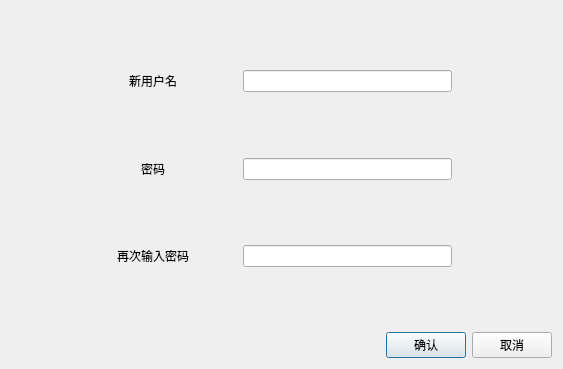
<?xml version="1.0" encoding="UTF-8"?>
<ui version="4.0">
 <class>RegisterDialog</class>
 <widget class="QDialog" name="RegisterDialog">
  <property name="geometry">
   <rect>
    <x>0</x>
    <y>0</y>
    <width>563</width>
    <height>369</height>
   </rect>
  </property>
  <property name="windowTitle">
   <string>Register</string>
  </property>
  <layout class="QVBoxLayout" name="verticalLayout">
   <item>
    <spacer name="verticalSpacer_2">
     <property name="orientation">
      <enum>Qt::Orientation::Vertical</enum>
     </property>
     <property name="sizeHint" stdset="0">
      <size>
       <width>20</width>
       <height>57</height>
      </size>
     </property>
    </spacer>
   </item>
   <item>
    <layout class="QHBoxLayout" name="horizontalLayout" stretch="2,1,5">
     <property name="leftMargin">
      <number>100</number>
     </property>
     <property name="rightMargin">
      <number>100</number>
     </property>
     <item>
      <widget class="QLabel" name="label">
       <property name="text">
        <string>新用户名</string>
       </property>
       <property name="alignment">
        <set>Qt::AlignmentFlag::AlignCenter</set>
       </property>
      </widget>
     </item>
     <item>
      <spacer name="horizontalSpacer">
       <property name="orientation">
        <enum>Qt::Orientation::Horizontal</enum>
       </property>
       <property name="sizeHint" stdset="0">
        <size>
         <width>40</width>
         <height>20</height>
        </size>
       </property>
      </spacer>
     </item>
     <item>
      <widget class="QLineEdit" name="line_edit_new_user_name"/>
     </item>
    </layout>
   </item>
   <item>
    <spacer name="verticalSpacer">
     <property name="orientation">
      <enum>Qt::Orientation::Vertical</enum>
     </property>
     <property name="sizeHint" stdset="0">
      <size>
       <width>20</width>
       <height>58</height>
      </size>
     </property>
    </spacer>
   </item>
   <item>
    <layout class="QHBoxLayout" name="horizontalLayout_2" stretch="2,1,5">
     <property name="leftMargin">
      <number>100</number>
     </property>
     <property name="rightMargin">
      <number>100</number>
     </property>
     <item>
      <widget class="QLabel" name="label_2">
       <property name="text">
        <string>密码</string>
       </property>
       <property name="alignment">
        <set>Qt::AlignmentFlag::AlignCenter</set>
       </property>
      </widget>
     </item>
     <item>
      <spacer name="horizontalSpacer_2">
       <property name="orientation">
        <enum>Qt::Orientation::Horizontal</enum>
       </property>
       <property name="sizeHint" stdset="0">
        <size>
         <width>40</width>
         <height>20</height>
        </size>
       </property>
      </spacer>
     </item>
     <item>
      <widget class="QLineEdit" name="line_edit_new_password"/>
     </item>
    </layout>
   </item>
   <item>
    <spacer name="verticalSpacer_3">
     <property name="orientation">
      <enum>Qt::Orientation::Vertical</enum>
     </property>
     <property name="sizeHint" stdset="0">
      <size>
       <width>20</width>
       <height>57</height>
      </size>
     </property>
    </spacer>
   </item>
   <item>
    <layout class="QHBoxLayout" name="horizontalLayout_3" stretch="2,1,5">
     <property name="leftMargin">
      <number>100</number>
     </property>
     <property name="rightMargin">
      <number>100</number>
     </property>
     <item>
      <widget class="QLabel" name="label_3">
       <property name="text">
        <string>再次输入密码</string>
       </property>
       <property name="alignment">
        <set>Qt::AlignmentFlag::AlignCenter</set>
       </property>
      </widget>
     </item>
     <item>
      <spacer name="horizontalSpacer_3">
       <property name="orientation">
        <enum>Qt::Orientation::Horizontal</enum>
       </property>
       <property name="sizeHint" stdset="0">
        <size>
         <width>40</width>
         <height>20</height>
        </size>
       </property>
      </spacer>
     </item>
     <item>
      <widget class="QLineEdit" name="line_edit_confirm_password"/>
     </item>
    </layout>
   </item>
   <item>
    <spacer name="verticalSpacer_4">
     <property name="orientation">
      <enum>Qt::Orientation::Vertical</enum>
     </property>
     <property name="sizeHint" stdset="0">
      <size>
       <width>20</width>
       <height>57</height>
      </size>
     </property>
    </spacer>
   </item>
   <item>
    <layout class="QHBoxLayout" name="horizontalLayout_4">
     <item>
      <spacer name="horizontalSpacer_5">
       <property name="orientation">
        <enum>Qt::Orientation::Horizontal</enum>
       </property>
       <property name="sizeHint" stdset="0">
        <size>
         <width>40</width>
         <height>20</height>
        </size>
       </property>
      </spacer>
     </item>
     <item>
      <widget class="QPushButton" name="pb_regist">
       <property name="text">
        <string>确认</string>
       </property>
      </widget>
     </item>
     <item>
      <widget class="QPushButton" name="pb_cancel">
       <property name="text">
        <string>取消</string>
       </property>
      </widget>
     </item>
    </layout>
   </item>
  </layout>
 </widget>
 <resources/>
 <connections/>
</ui>
